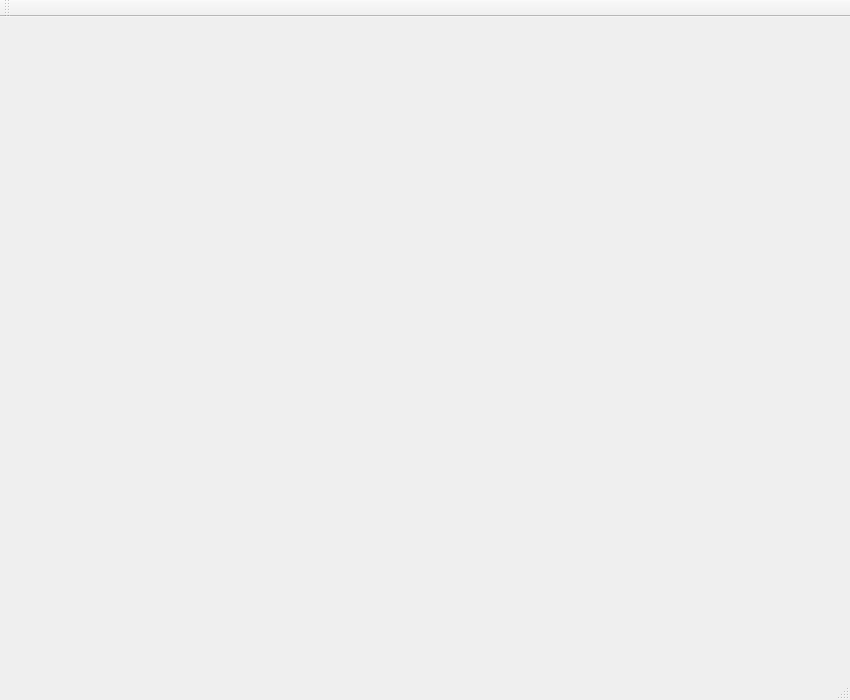
<?xml version="1.0" encoding="UTF-8"?>
<ui version="4.0">
 <class>HelpWindow</class>
 <widget class="QMainWindow" name="HelpWindow">
  <property name="geometry">
   <rect>
    <x>0</x>
    <y>0</y>
    <width>850</width>
    <height>700</height>
   </rect>
  </property>
  <property name="windowTitle">
   <string>MainWindow</string>
  </property>
  <widget class="QWidget" name="centralwidget">
   <layout class="QGridLayout" name="gridLayout">
    <item row="0" column="0">
     <layout class="QVBoxLayout" name="verticalLayoutForWidget"/>
    </item>
   </layout>
  </widget>
  <widget class="QStatusBar" name="statusBar"/>
  <widget class="QToolBar" name="toolBar">
   <property name="windowTitle">
    <string>toolBar</string>
   </property>
   <attribute name="toolBarArea">
    <enum>TopToolBarArea</enum>
   </attribute>
   <attribute name="toolBarBreak">
    <bool>false</bool>
   </attribute>
  </widget>
 </widget>
 <resources/>
 <connections/>
</ui>
